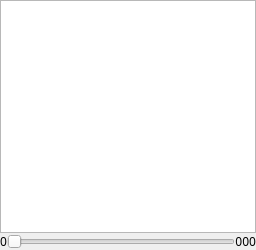
         <widget class="QFrame" name="boardFrame" >
          <property name="minimumSize" >
           <size>
            <width>250</width>
            <height>250</height>
           </size>
          </property>
          <property name="frameShape" >
           <enum>QFrame::Box</enum>
          </property>
          <property name="frameShadow" >
           <enum>QFrame::Raised</enum>
          </property>
          <property name="lineWidth" >
           <number>0</number>
          </property>
          <layout class="QGridLayout" >
           <property name="margin" >
            <number>0</number>
           </property>
           <property name="spacing" >
            <number>0</number>
           </property>
           <item row="1" column="2" >
            <widget class="QLabel" name="sliderRightLabel" >
             <property name="font" >
              <font>
               <family>Sans Serif</family>
               <pointsize>9</pointsize>
               <weight>50</weight>
               <italic>false</italic>
               <bold>false</bold>
               <underline>false</underline>
               <strikeout>false</strikeout>
              </font>
             </property>
             <property name="whatsThis" >
              <string>Slider max value

Maximum game move the slider can currently show.</string>
             </property>
             <property name="text" >
              <string>000</string>
             </property>
             <property name="alignment" >
              <set>Qt::AlignRight|Qt::AlignTrailing|Qt::AlignVCenter</set>
             </property>
             <property name="margin" >
              <number>2</number>
             </property>
            </widget>
           </item>
           <item row="1" column="0" >
            <widget class="QLabel" name="sliderLeftLabel" >
             <property name="font" >
              <font>
               <family>Sans Serif</family>
               <pointsize>9</pointsize>
               <weight>50</weight>
               <italic>false</italic>
               <bold>false</bold>
               <underline>false</underline>
               <strikeout>false</strikeout>
              </font>
             </property>
             <property name="whatsThis" >
              <string>Slider min value

Minimum game move the slider can currently show.</string>
             </property>
             <property name="text" >
              <string>0</string>
             </property>
             <property name="alignment" >
              <set>Qt::AlignRight|Qt::AlignTrailing|Qt::AlignVCenter</set>
             </property>
             <property name="margin" >
              <number>2</number>
             </property>
            </widget>
           </item>
           <item row="1" column="1" >
            <widget class="QSlider" name="slider" >
             <property name="maximumSize" >
              <size>
               <width>32767</width>
               <height>20</height>
              </size>
             </property>
             <property name="focusPolicy" >
              <enum>Qt::NoFocus</enum>
             </property>
             <property name="toolTip" >
              <string>Navigate through the game</string>
             </property>
             <property name="whatsThis" >
              <string>Navigate to move

Use the slider to quickly navigate through the current branch of the game.</string>
             </property>
             <property name="maximum" >
              <number>10</number>
             </property>
             <property name="pageStep" >
              <number>1</number>
             </property>
             <property name="orientation" >
              <enum>Qt::Horizontal</enum>
             </property>
            </widget>
           </item>
           <item row="0" column="0" colspan="3" >
            <widget class="QGraphicsView" name="graphicsView" />
           </item>
          </layout>
         </widget>
